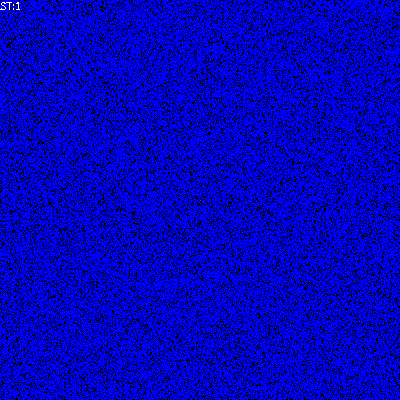
Frame 1 (no input)
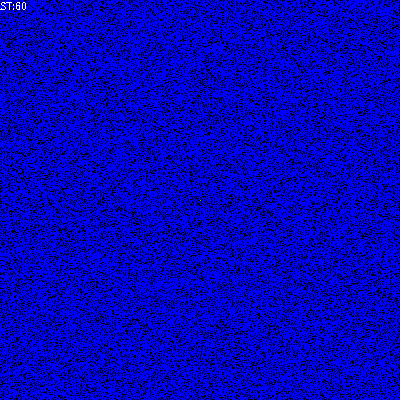
Frame 60 (the mouse pressed at the canvas centre just before this capture)
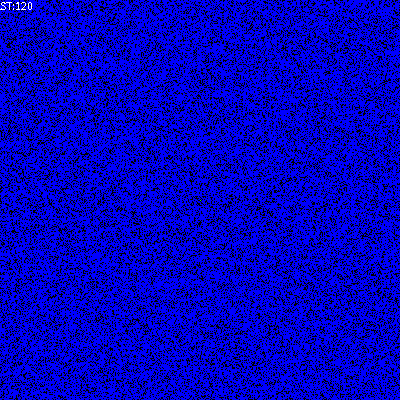
Frame 120 (the mouse held since frame 60 and released just before this capture)

The Processing sketch that drew these frames (run headless with seeded random() and noise(); from frame 60 on, the mouse is pressed at the canvas centre):

// Processing sketch: ModelSIR3
// ── ModelSIR3.pde
// Two-dimensional, probabilistic (MC steps) cellular automaton - SIR rule
// Seeding the table at the beginning with a given density of healthy cells and a single infected cell
// NUMBER OF INTERACTIONS 4, but the probability of infection is not equal to 1 only PTransfer
// DISEASE lasts in the infected depending on PRecovery or PDeath
//-////////////////////////////////////////////////////////////////////////////////////////////////////

int WorldSize=400; //How many elements do we want in a line and how many lines (square array)

int[][] World=new int[WorldSize][WorldSize]; //Creating the world table

float IDens=0.75; //Initial density in the array -
                  // QUESTION: what is the threshold density,
                  // at which the epidemic will ALWAYS attack the entire world? (if it starts)
                  // Although there may be small areas that it has missed.

//`final` is something like constants ;-)
final int Empty=0; 
final int Susceptible=1;
final int Infected=2;
final int Recovered=3;

final float PTransfer=0.33;   //Probability of infecting an agent in a single interaction
final float PRecovery=0.10;   //Average probability of recovery on a given day
final float PDeath=0.01;      //Average probability of death on a given day of illness
                              //PDeath + PRecovery < 1  !!!
                             
void setup()
{
 assert PDeath + PRecovery < 1 : "Probabilities too high PDeath + PRecovery"; //Assertion
                                                                              //- checking assumptions
 
 size(400,400); //Square window
 noSmooth();    //It speeds up simulations significantly
 
 if(IDens>0)
  {
   for(int i=0;i<World.length;i++) //Seeding the array
    for(int j=0;j<World.length;j++) 
      if(random(1.0)<IDens)
        World[i][j]=Susceptible;
      else
        World[i][j]=Empty; //For initialization certainty, especially if "Empty" was not zero.
  }
 
 World[WorldSize/2][WorldSize/2]=Infected;
  
 frameRate(100);
}

int t=0;

void draw()
{  
  for(int i=0;i<World.length;i++) //Visualization, in other words "drawing on the screen"
    for(int j=0;j<World.length;j++) 
    {
      switch(World[i][j]){ //The switch statement allows us to select any color depending on the number in the cell
      case 3:stroke(0,255,0);break;
      case 2:stroke(255,0,0);break;
      case 1:stroke(0,0,255);break;
      case 0:stroke(0,0,0);break;
      default: stroke(255); //This shouldn't appear
      break;
      } 
      point(i,j);
    }
  
  //Changing the state of the automaton - Monte Carlo step
  //STATES: Empty=0; Susceptible=1; Infected=2; Recovered=3;
  for(int a=0;a<World.length*World.length;a++) //As many draws as there are cells
  {
       // Drowing agent coordinates
       int i=(int)random(World.length);
       int j=(int)random(World.length);
       
       //If empty or healthy, nothing happens
       if(World[i][j]!=Infected) continue;
       
       //Calculating the location of neighbors
       int right = (i+1) % WorldSize;      
       int left  = (WorldSize+i-1) % WorldSize;
       int dw=(j+1) % WorldSize;   
       int up=(WorldSize+j-1) % WorldSize;
       
       // PTransfer=0.33;   //Probability of infecting an agent in a single interaction
       // PRecovery=0.10;   //Average probability of recovery on a given day
       // PDeath=0.01;      //Average probability of death on a given day of illness
                            //PDeath + PRecovery < 1  !!

       if(World[left] [j]==Susceptible && random(1) < PTransfer) World[left][j]=Infected; 
       if(World[right][j]==Susceptible && random(1) < PTransfer) World[right][j]=Infected;
       if(World[i][up]==Susceptible && random(1) < PTransfer) World[i][up]=Infected;
       if(World[i][dw]==Susceptible && random(1) < PTransfer) World[i][dw]=Infected;

       float prob=random(1); //Fate for the day
       
       if(prob<PDeath) //He dies that day
          World[i][j]=Empty;
       else if(prob<PRecovery+PDeath) //Or he is cured,
               World[i][j]=Recovered;
            //else //or STILL SUFFERING!
   }
      
   t++; //Next generation/step/year
   text("ST:"+t,0,10);
}

//////////////////////////////////////////////////////////////////////////////////
// Author: Wojciech T. Borkowski
// Materials for the script "Processing in education and simulation
// https://github.com/borkowsk/bookProcessingEN
//////////////////////////////////////////////////////////////////////////////////
